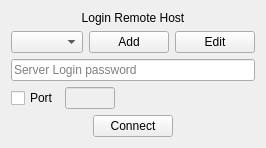
             <widget class="QWidget" name="hostlogin_page">
              <layout class="QGridLayout" name="gridLayout_7">
               <item row="4" column="0">
                <layout class="QGridLayout" name="serverpw_Layout">
                 <item row="0" column="0">
                  <widget class="QLineEdit" name="serverpw_lineEdit">
                   <property name="inputMethodHints">
                    <set>Qt::ImhHiddenText|Qt::ImhNoAutoUppercase|Qt::ImhNoPredictiveText|Qt::ImhSensitiveData</set>
                   </property>
                   <property name="echoMode">
                    <enum>QLineEdit::Password</enum>
                   </property>
                   <property name="placeholderText">
                    <string>Server Login password</string>
                   </property>
                  </widget>
                 </item>
                </layout>
               </item>
               <item row="3" column="0">
                <layout class="QGridLayout" name="serverselection_Layout">
                 <item row="0" column="2">
                  <widget class="QPushButton" name="serveradd_button">
                   <property name="sizePolicy">
                    <sizepolicy hsizetype="Maximum" vsizetype="Fixed">
                     <horstretch>0</horstretch>
                     <verstretch>0</verstretch>
                    </sizepolicy>
                   </property>
                   <property name="text">
                    <string>Add</string>
                   </property>
                  </widget>
                 </item>
                 <item row="0" column="3">
                  <widget class="QPushButton" name="serveredit_button">
                   <property name="sizePolicy">
                    <sizepolicy hsizetype="Maximum" vsizetype="Fixed">
                     <horstretch>0</horstretch>
                     <verstretch>0</verstretch>
                    </sizepolicy>
                   </property>
                   <property name="text">
                    <string>Edit</string>
                   </property>
                  </widget>
                 </item>
                 <item row="0" column="1">
                  <widget class="QComboBox" name="server_comboBox">
                   <property name="minimumSize">
                    <size>
                     <width>0</width>
                     <height>0</height>
                    </size>
                   </property>
                   <property name="editable">
                    <bool>false</bool>
                   </property>
                  </widget>
                 </item>
                </layout>
               </item>
               <item row="5" column="0">
                <layout class="QGridLayout" name="gridLayout_58">
                 <item row="0" column="2">
                  <spacer name="horizontalSpacer_86">
                   <property name="orientation">
                    <enum>Qt::Horizontal</enum>
                   </property>
                   <property name="sizeHint" stdset="0">
                    <size>
                     <width>40</width>
                     <height>20</height>
                    </size>
                   </property>
                  </spacer>
                 </item>
                 <item row="0" column="1">
                  <widget class="QLineEdit" name="ssh_port_lineEdit">
                   <property name="enabled">
                    <bool>false</bool>
                   </property>
                   <property name="maximumSize">
                    <size>
                     <width>50</width>
                     <height>16777215</height>
                    </size>
                   </property>
                   <property name="text">
                    <string/>
                   </property>
                   <property name="placeholderText">
                    <string/>
                   </property>
                  </widget>
                 </item>
                 <item row="0" column="0">
                  <widget class="QCheckBox" name="ssh_port_checkBox">
                   <property name="sizePolicy">
                    <sizepolicy hsizetype="Minimum" vsizetype="Fixed">
                     <horstretch>0</horstretch>
                     <verstretch>0</verstretch>
                    </sizepolicy>
                   </property>
                   <property name="text">
                    <string>Port</string>
                   </property>
                   <property name="checked">
                    <bool>false</bool>
                   </property>
                  </widget>
                 </item>
                </layout>
               </item>
               <item row="6" column="0">
                <layout class="QHBoxLayout" name="serverconnect_lLayout">
                 <item>
                  <spacer name="horizontalSpacer_6">
                   <property name="orientation">
                    <enum>Qt::Horizontal</enum>
                   </property>
                   <property name="sizeHint" stdset="0">
                    <size>
                     <width>40</width>
                     <height>20</height>
                    </size>
                   </property>
                  </spacer>
                 </item>
                 <item>
                  <widget class="QPushButton" name="connect_button">
                   <property name="sizePolicy">
                    <sizepolicy hsizetype="Minimum" vsizetype="Fixed">
                     <horstretch>0</horstretch>
                     <verstretch>0</verstretch>
                    </sizepolicy>
                   </property>
                   <property name="maximumSize">
                    <size>
                     <width>16777215</width>
                     <height>16777215</height>
                    </size>
                   </property>
                   <property name="text">
                    <string>Connect</string>
                   </property>
                   <property name="autoDefault">
                    <bool>false</bool>
                   </property>
                   <property name="default">
                    <bool>false</bool>
                   </property>
                   <property name="flat">
                    <bool>false</bool>
                   </property>
                  </widget>
                 </item>
                 <item>
                  <spacer name="horizontalSpacer_8">
                   <property name="orientation">
                    <enum>Qt::Horizontal</enum>
                   </property>
                   <property name="sizeHint" stdset="0">
                    <size>
                     <width>40</width>
                     <height>20</height>
                    </size>
                   </property>
                  </spacer>
                 </item>
                </layout>
               </item>
               <item row="0" column="0">
                <layout class="QGridLayout" name="remoteloginlabel_Layout">
                 <item row="0" column="0">
                  <widget class="QLabel" name="remotelogin_label">
                   <property name="text">
                    <string>Login Remote Host</string>
                   </property>
                   <property name="alignment">
                    <set>Qt::AlignCenter</set>
                   </property>
                  </widget>
                 </item>
                </layout>
               </item>
              </layout>
             </widget>
